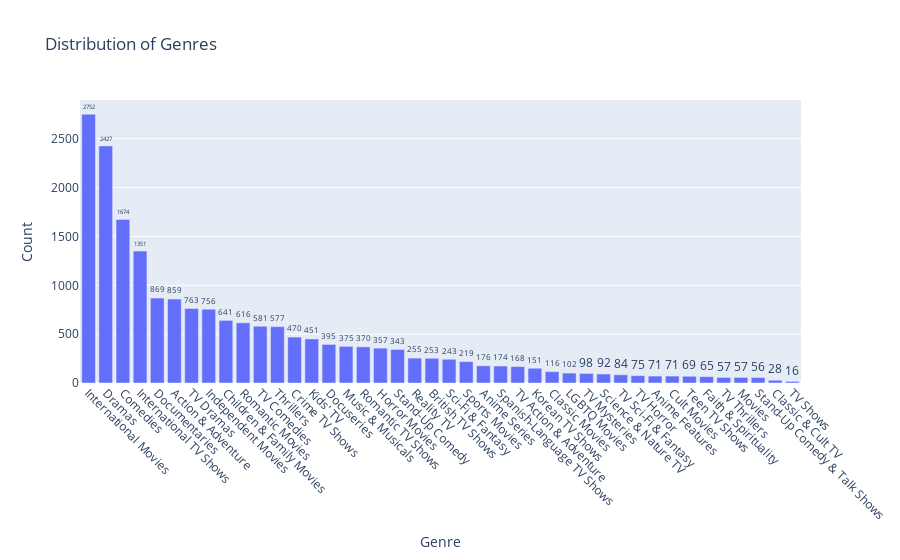

Notebook cell for this chart:
### Code cell
#plotly
# Count occurrences of each genre
genre_counts = pd.Series(genres).value_counts().reset_index()
genre_counts.columns = ['Genre', 'Count']

# Plot the distribution of genres using Plotly
fig = px.bar(genre_counts, x='Genre', y='Count', 
             title='Distribution of Genres', 
             labels={'Genre': 'Genre', 'Count': 'Count'},
             text='Count')
fig.update_traces(texttemplate='%{text}', textposition='outside')
fig.update_layout(xaxis_tickangle=45)

### Figure 1 — Plotly figure (JSON) as saved in the notebook; plotly's stock layout.template omitted (floating-point values rounded to 4 significant figures)
{"data": [{"alignmentgroup": "True", "hovertemplate": "Genre=%{x}<br>Count=%{text}<extra></extra>", "legendgroup": "", "marker": {"color": "#636efa", "pattern": {"shape": ""}}, "name": "", "offsetgroup": "", "orientation": "v", "showlegend": false, "text": [2752, 2427, 1674, 1351, 869, 859, 763, 756, 641, 616, 581, 577, 470, 451, 395, 375, 370, 357, 343, 255, 253, 243, 219, 176, 174, 168, 151, 116, 102, 98, 92, 84, 75, 71, 71, 69, 65, 57, 57, 56, 28, 16], "textposition": "outside", "texttemplate": "%{text}", "type": "bar", "x": ["International Movies", "Dramas", "Comedies", "International TV Shows", "Documentaries", "Action & Adventure", "TV Dramas", "Independent Movies", "Children & Family Movies", "Romantic Movies", "TV Comedies", "Thrillers", "Crime TV Shows", "Kids' TV", "Docuseries", "Music & Musicals", "Romantic TV Shows", "Horror Movies", "Stand-Up Comedy", "Reality TV", "British TV Shows", "Sci-Fi & Fantasy", "Sports Movies", "Anime Series", "Spanish-Language TV Shows", "TV Action & Adventure", "Korean TV Shows", "Classic Movies", "LGBTQ Movies", "TV Mysteries", "Science & Nature TV", "TV Sci-Fi & Fantasy", "TV Horror", "Anime Features", "Cult Movies", "Teen TV Shows", "Faith & Spirituality", "TV Thrillers", "Movies", "Stand-Up Comedy & Talk Shows", "Classic & Cult TV", "TV Shows"], "xaxis": "x", "y": [2752, 2427, 1674, 1351, 869, 859, 763, 756, 641, 616, 581, 577, 470, 451, 395, 375, 370, 357, 343, 255, 253, 243, 219, 176, 174, 168, 151, 116, 102, 98, 92, 84, 75, 71, 71, 69, 65, 57, 57, 56, 28, 16], "yaxis": "y"}], "layout": {"barmode": "relative", "legend": {"tracegroupgap": 0}, "title": {"text": "Distribution of Genres"}, "xaxis": {"anchor": "y", "domain": [0, 1], "tickangle": 45, "title": {"text": "Genre"}}, "yaxis": {"anchor": "x", "domain": [0, 1], "title": {"text": "Count"}}}}
